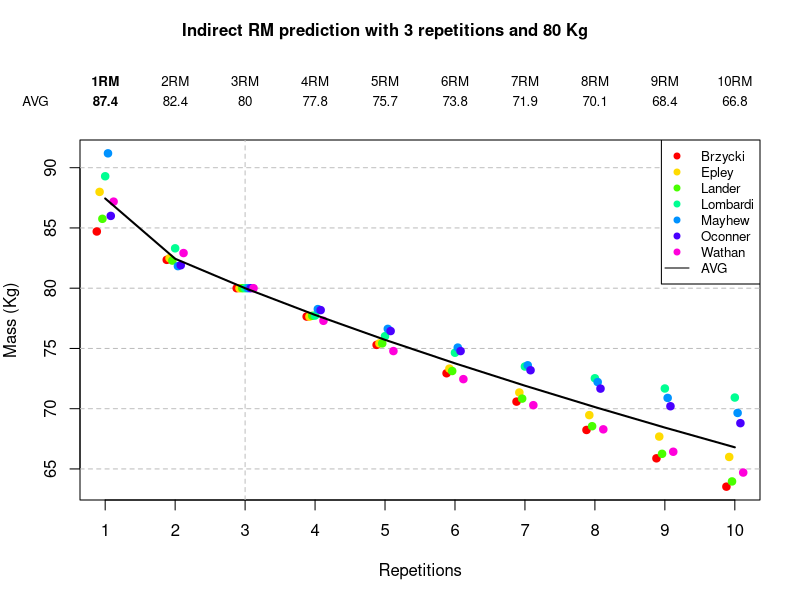

The R script that drew this image:
# 
#  This file is part of ChronoJump
# 
#  ChronoJump is free software; you can redistribute it and/or modify
#   it under the terms of the GNU General Public License as published by
#    the Free Software Foundation; either version 2 of the License, or   
#     (at your option) any later version.
#     
#  ChronoJump is distributed in the hope that it will be useful,
#   but WITHOUT ANY WARRANTY; without even the implied warranty of
#    MERCHANTABILITY or FITNESS FOR A PARTICULAR PURPOSE.  See the 
#     GNU General Public License for more details.
# 
#  You should have received a copy of the GNU General Public License
#   along with this program; if not, write to the Free Software
#    Foundation, Inc., 59 Temple Place, Suite 330, Boston, MA  02111-1307  USA
# 
#   Copyright (C) 2004-2015  	Xavier de Blas <xaviblas@gmail.com> 
#   Copyright (C) 2015   	Xavier Padullés <x.padulles@gmail.com>
# 
 
RMIndirect <- function(Q, nrep, nRM) {
#Q = load in Kg
#nrep = number of maximum repetitions
#n = the number of nRM you want to know

        rm = matrix(rep(c(0,0,0,0,0,0,0,0), nRM), ncol=8)
        colnames(rm) = c("Brzycki", "Epley", "Lander", "Lombardi", "Mayhew", "Oconner", "Wathan", "AVG")
        rm = as.data.frame(rm)
        rm[1,1] = Q * (36 / (37 - nrep))                                    #Brzycki
        rm[1,2] = Q * (1 + 0.0333  *  nrep)                                 #Epley
        rm[1,3] = (100 * Q) / (101.3 - 2.67123 * nrep)                      #Lander   
        rm[1,4] = Q * nrep^0.1                                              #Lombardi
        rm[1,5] = (100 * Q) / (52.2 + (41.9 * exp(-0.055 * nrep)))          #Mayhew
        rm[1,6] = Q * (1 + 0.025 * nrep)                                    #O'Conner
        rm[1,7] = (100 * Q) / (48.8 + (53.8 * exp(-0.075 * nrep)))          #Wathan
	rm[1,8] = mean(as.numeric(rm[1,1:7]))

	if(nRM < 2) return(rm)
        for(i in 2:nRM) {
                rm[i,1] = rm[1,1] * (37 - i) / 36                           #Brzycki
                rm[i,2] = rm[1,2] / (1 + (i / 30))                          #Epley
                rm[i,3] = rm[1,3] * (101.3 - 2.67123 * i) / 100             #Lander
                rm[i,4] = rm[1,4] / (i ^ (1 / 10))                          #Lombardi
                rm[i,5] = rm[1,5] * (52.2 + (41.9 * exp(-1 * (i * 0.055)))) / 100       #Mayhew
                rm[i,6] = rm[1,6] / (1 + i * 0.025)                         #O'Conner
                rm[i,7] = rm[1,7]* (48.8 + (53.8 * exp(-1 * (i * 0.075)))) / 100        #Wathan
		rm[i,8] = mean(as.numeric(rm[i,1:7]))
                }
        return(rm)
}

plotRMIndirect <- function (RMIMatrix, Q, nrep) 
{
	nRM = length(RMIMatrix[,1])

	ntests = length(RMIMatrix[1,]) -1 #-1 because we don't count the AVG
	uniqueColors=rainbow(ntests)

	par(mar=c(5,4,7,2)) #more space on the top

	#Create an empty plot
	plot(1, xlim=c(1,nRM),ylim=c(min(RMIMatrix),max(RMIMatrix)), type="n",
	     xlab="Repetitions", ylab="Mass (Kg)", xaxt="n")
	axis(1,1:10) #plot xaxis ensuring 1:10 is written

	#Draw grid
	abline(h=seq(0,max(RMIMatrix),by=5), lty=2, col="gray")
	abline(v=nrep, lty=2, col="gray")	

	#Draw all points except AVG (all the tests)
	#	Note: this is fine tuned to have points at X:
	#	-0.12, -0.8, -0.4, 0, 0.4, 0.8, 0.12
	#	if there are more tests than 7, this need to be adjusted
	xmov = -0.12
	for(i in 1:ntests) {
		points((1:10)+xmov, RMIMatrix[,i], type="p", pch=19, col=uniqueColors[i])
		xmov = xmov +.04
	}

	#Draw AVG line
	lines(RMIMatrix$AVG, type="l", lwd=2)

	#Title
	mtext(paste("Indirect RM prediction with", nrep, "repetitions and", Q,  "Kg"), 
	      side=3, at=5, adj=0.5, cex=1, line=5, font=2)

	#AVGs on top. Note ntests is the AVG column
	font = 2 #first column will be bold
	for(i in 1:nRM) {
		mtext(paste(i,"RM",sep=""), side=3, at=i, adj=0.5, cex=.8, line=2.5, font=font)
		mtext(round(RMIMatrix[i,(ntests+1)],1), side=3, at=i, adj=0.5, cex=.8, line=1.5, font=font)
		font = 1 #rest of the columns will not be bold
	}
	mtext("AVG", side=3, at=0, adj=.5, cex=.8, line=1.5)

	legend("topright", legend=names(RMIMatrix), col=c(uniqueColors,"Black"), lwd=1, 
	       lty=c(rep(0,ntests),1), pch=c(rep(19,ntests),NA), cex=.8, bg="White") #legend
	
	par(mar=c(5,4,4,2))
}

#Example
Q <- 80
nrep <- 3
plotRMIndirect( RMIndirect(Q, nrep, 10), Q, nrep )

